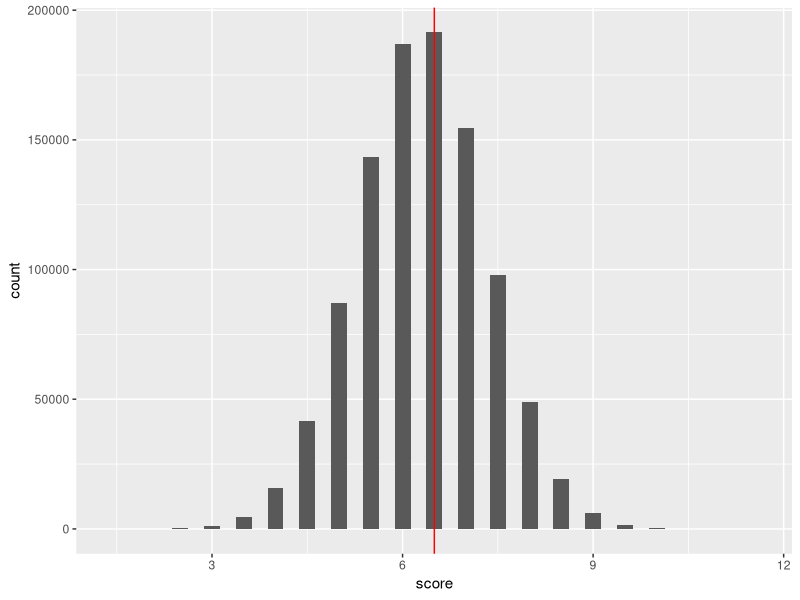

Recreate this plot in R. (Note: this script raises an error after producing the figure.)
## ---- chunk 1
knitr::opts_chunk$set(echo = FALSE)
library(tidyverse)
## ---- chunk 2
scores <- crossing(trial = 1:1000000,
         games = 1:12) %>% 
  mutate(result = sample(c(1, 0, 0.5),
                         prob = (c(0.2, 0.15, 0.65)),
                         n(),
                         replace = TRUE)) %>% 
  group_by(trial) %>% 
  summarise(score = sum(result)) 

scores %>% 
  ggplot(aes(x = score)) + 
  geom_histogram(binwidth = 0.25) +
  geom_vline(xintercept = 6.5, colour = "red")

scores %>% 
  summarise(mean(score >= 6.5))
## ---- chunk 3
ngames_sim <- crossing(trial = 1:50000,
         ngames = round(12 * 2 ^ seq(0, 7, 0.5))) %>%
  unnest(game = map(ngames, seq_len)) %>% 
  mutate(result = sample(c(1, 0, 0.5),
                         prob = (c(0.2, 0.15, 0.65)),
                         n(),
                         replace = TRUE)) %>% 
  group_by(ngames, trial) %>% 
  summarise(score = sum(result)) %>% 
  mutate(win = score > ngames / 2) %>% 
  summarise(win = mean(score > ngames / 2))

ngames_sim %>% 
  ggplot(aes(x = ngames, y = win)) + 
  geom_line() +
  geom_point() + 
  scale_x_log10() + 
  scale_y_continuous(labels = scales::percent_format()) + 
  labs(x = "Number of games", 
       y = "Probability better player wins")

approx(ngames_sim$win, log(ngames_sim$ngames), xout = 0.75)$y %>% exp()
approx(ngames_sim$win, log(ngames_sim$ngames), xout = 0.90)$y %>% exp()
approx(ngames_sim$win, log(ngames_sim$ngames), xout = 0.99)$y %>% exp()
